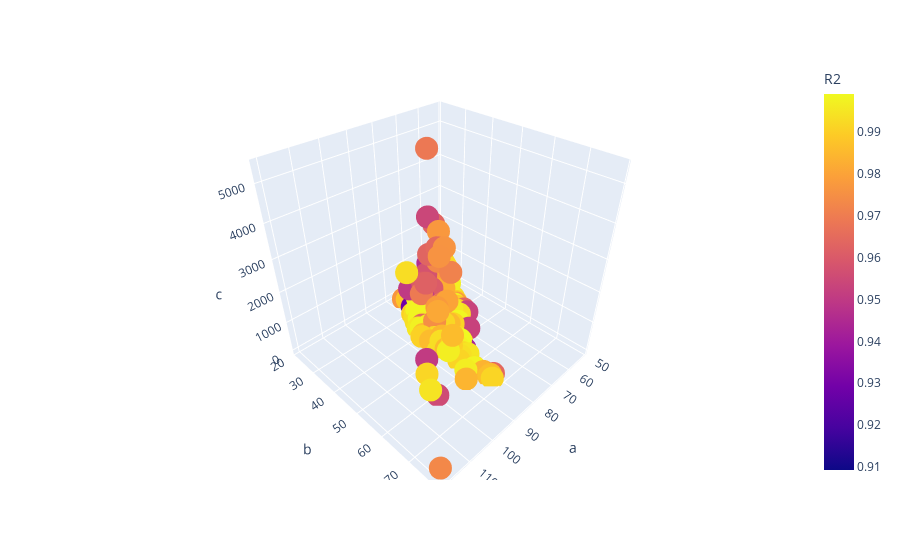

The code cell stored with this chart in its notebook:
### Code cell
# show 3d scatter plot with a, b, c parameters and R2 as color
px.scatter_3d(df_result[df_result['R2'] > 0.90], x='a', y='b',
              z='c', color='R2', hover_data=['nech', 'temp', 'R2'])

### Figure 1 — Plotly figure (JSON) as saved in the notebook; plotly's stock layout.template omitted (floating-point values rounded to 4 significant figures; data arrays with more than 128 entries replaced by an {"elided": "..."} marker saying what was removed)
{"data": [{"customdata": {"elided": "209x3 mixed values"}, "hovertemplate": "a=%{x}<br>b=%{y}<br>c=%{z}<br>nech=%{customdata[0]}<br>temp=%{customdata[1]}<br>R2=%{marker.color}<extra></extra>", "legendgroup": "", "marker": {"color": {"elided": "209 float values"}, "coloraxis": "coloraxis", "symbol": "circle"}, "mode": "markers", "name": "", "scene": "scene", "showlegend": false, "type": "scatter3d", "x": {"elided": "209 float values"}, "y": {"elided": "209 float values"}, "z": {"elided": "209 float values"}}], "layout": {"coloraxis": {"colorbar": {"title": {"text": "R2"}}, "colorscale": [[0, "#0d0887"], [0.1111, "#46039f"], [0.2222, "#7201a8"], [0.3333, "#9c179e"], [0.4444, "#bd3786"], [0.5556, "#d8576b"], [0.6667, "#ed7953"], [0.7778, "#fb9f3a"], [0.8889, "#fdca26"], [1, "#f0f921"]]}, "legend": {"tracegroupgap": 0}, "margin": {"t": 60}, "scene": {"domain": {"x": [0, 1], "y": [0, 1]}, "xaxis": {"title": {"text": "a"}}, "yaxis": {"title": {"text": "b"}}, "zaxis": {"title": {"text": "c"}}}}}
